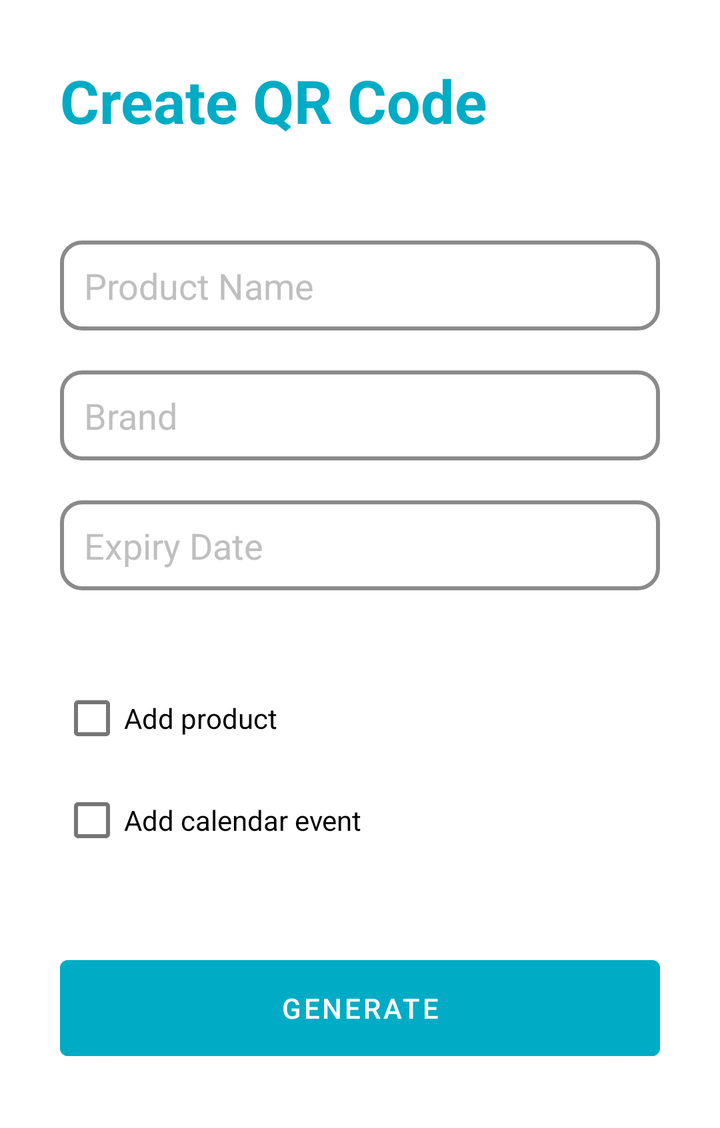
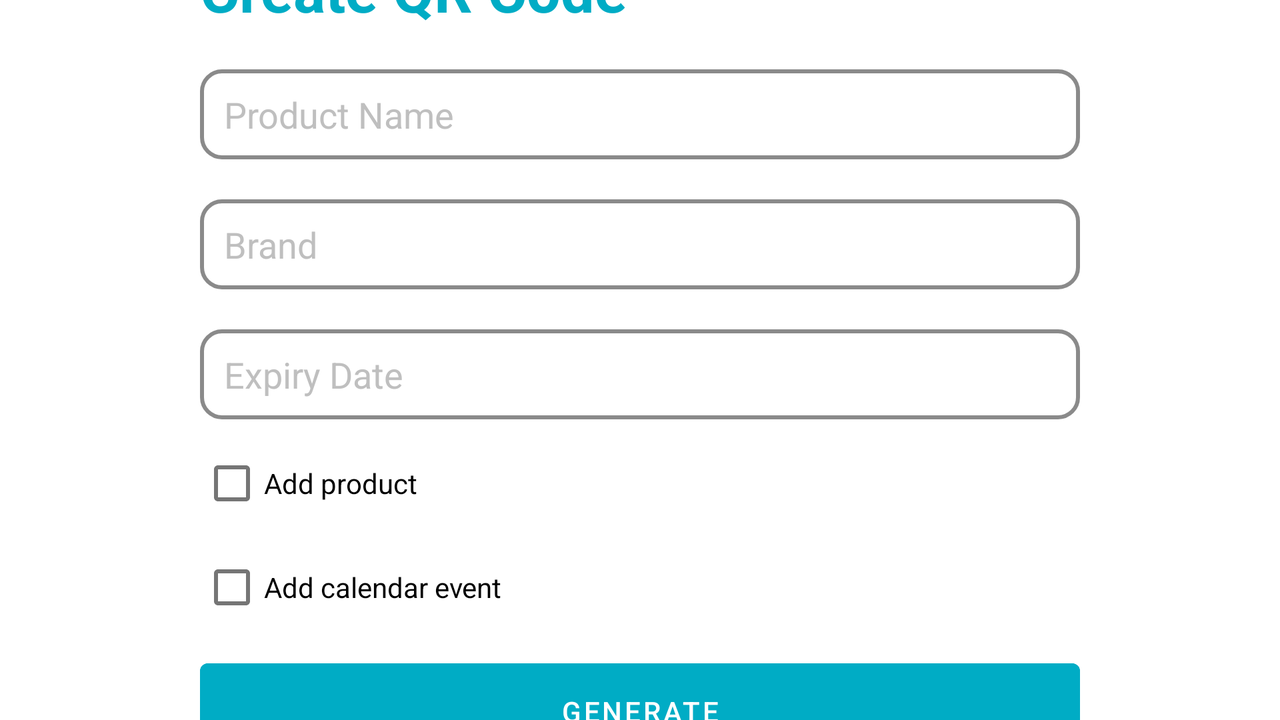

The same Android screen from two of the app's own layout files: first res/layout/ as a phone draws it, then the repository's variant for another configuration, drawn on a device whose configuration selects that folder. Both files follow.
<!-- AndroidManifest.xml: application theme Theme.Mint -->
<!-- res/layout/fragment_create_qr.xml -->
<?xml version="1.0" encoding="utf-8"?>
<ScrollView
    android:layout_height="wrap_content"
    android:layout_width="match_parent"
    android:orientation="vertical"
    android:layout_gravity="center"
    xmlns:android="http://schemas.android.com/apk/res/android">

<LinearLayout
    xmlns:tools="http://schemas.android.com/tools"
    android:layout_width="match_parent"
    android:layout_height="match_parent"
    android:orientation="vertical"
    android:gravity="center"
    tools:context=".qrcode.CreateQRFragment"
    android:padding="30dp">


    <TextView
        android:id="@+id/textViewTitle"
        android:layout_width="match_parent"
        android:layout_height="wrap_content"
        android:text="Create QR Code"
        android:textColor="?attr/colorPrimary"
        android:textSize="30sp"
        android:textStyle="bold" />

    <EditText
        android:id="@+id/editTextProductName"
        android:layout_width="match_parent"
        android:layout_height="45dp"
        android:layout_marginTop="50dp"
        android:background="@drawable/custom_input_white"
        android:drawablePadding="12dp"
        android:ems="10"
        android:hint="Product Name"
        android:inputType="textPersonName"
        android:paddingStart="12dp"
        android:paddingEnd="12dp"
        android:textColor="?attr/colorPrimary"
        android:textColorHint="@color/gray_200" />

    <EditText
        android:id="@+id/editTextProductBrand"
        android:layout_width="match_parent"
        android:layout_height="45dp"
        android:layout_marginTop="20dp"
        android:background="@drawable/custom_input_white"
        android:drawablePadding="12dp"
        android:ems="10"
        android:hint="Brand"
        android:inputType="textPersonName"
        android:paddingStart="12dp"
        android:paddingEnd="12dp"
        android:textColor="?attr/colorPrimary"
        android:textColorHint="@color/gray_200" />

    <EditText
        android:id="@+id/editTextProductDate"
        android:layout_width="match_parent"
        android:layout_height="45dp"
        android:layout_marginTop="20dp"
        android:background="@drawable/custom_input_white"
        android:clickable="true"
        android:drawablePadding="12dp"
        android:ems="10"
        android:focusable="false"
        android:hint="Expiry Date"
        android:inputType="date"
        android:paddingStart="12dp"
        android:paddingEnd="12dp"
        android:textColor="?attr/colorPrimary"
        android:textColorHint="@color/gray_200" />

    <LinearLayout
        android:layout_width="wrap_content"
        android:layout_height="wrap_content"
        android:orientation="vertical"
        android:layout_marginTop="40dp"
        android:layout_gravity="left">
        <CheckBox
            android:id="@+id/checkBox"
            android:layout_width="wrap_content"
            android:layout_height="wrap_content"
            android:text="Add product" />

        <CheckBox
            android:id="@+id/addWithEvent_checkBox"
            android:layout_width="wrap_content"
            android:layout_height="wrap_content"
            android:text="Add calendar event"
            android:layout_marginTop="3dp"/>
    </LinearLayout>

    <Button
        android:id="@+id/btnGenerate"
        android:layout_width="match_parent"
        android:layout_height="60dp"
        android:layout_marginTop="40dp"
        android:backgroundTint="?attr/colorPrimary"
        android:text="GENERATE"
        android:textColor="@color/white" />

</LinearLayout>
</ScrollView>
<!-- resources referenced by this layout -->
<resources>
  <color name="gray_200">#BFBFBF</color>
  <color name="white">#FFFFFFFF</color>
  <!-- drawable custom_input_white (drawable) -->
  <?xml version="1.0" encoding="utf-8"?>
  <selector xmlns:android="http://schemas.android.com/apk/res/android">
  
      <item android:state_enabled="true" android:state_focused="true">
          <shape android:shape="rectangle">
              <solid android:color="@color/white"/>
              <corners android:radius="10dp"/>
              <stroke android:color="@color/mint_200" android:width="2dp"/>
          </shape>
      </item>
  
      <item android:state_enabled="true">
          <shape android:shape="rectangle">
              <solid android:color="@color/white"/>
              <corners android:radius="10dp"/>
              <stroke android:color="@color/gray_500" android:width="2dp"/>
          </shape>
      </item>
  </selector>
  <style name="Theme.Mint" parent="Theme.MaterialComponents.DayNight.NoActionBar">
  
          
          <item name="barelyThereColor">@color/mint_20</item>
          <item name="superLightColor">@color/mint_50</item>
          <item name="lightColor">@color/mint_100</item>
          <item name="colorPrimary">@color/mint_500</item>
          <item name="colorPrimaryVariant">@color/mint_700</item>
          <item name="colorOnPrimary">@color/white</item>
  
          
          <item name="colorSecondary">@color/mint_200</item>
          <item name="colorSecondaryVariant">@color/mint_700</item>
          <item name="colorOnSecondary">@color/black</item>
          
          <item name="android:statusBarColor" tools:targetApi="l">?attr/colorPrimary</item>
          
  
      </style>
  <color name="mint_200">#0097A7</color>
  <color name="gray_500">#8A8A8A</color>
  <color name="mint_20">#FBFFFE</color>
  <color name="mint_50">#F7FEFF</color>
  <color name="mint_100">#F7FEFF</color>
  <color name="mint_500">#00ACC5</color>
  <color name="mint_700">#86B8BD</color>
  <color name="black">#FF000000</color>
</resources>
<!-- res/layout-land/fragment_create_qr.xml (the repository's variant of the layout above) -->
<!-- drawn on the phone turned sideways -->
<?xml version="1.0" encoding="utf-8"?>
<LinearLayout xmlns:android="http://schemas.android.com/apk/res/android"
    xmlns:tools="http://schemas.android.com/tools"
    android:layout_width="match_parent"
    android:layout_height="match_parent"
    android:orientation="vertical"
    android:gravity="center"
    tools:context=".qrcode.CreateQRFragment"
    android:paddingLeft="100dp"
    android:paddingRight="100dp">


    <TextView
        android:id="@+id/textViewTitle"
        android:layout_width="match_parent"
        android:layout_height="wrap_content"
        android:text="Create QR Code"
        android:textColor="?attr/colorPrimary"
        android:textSize="30sp"
        android:textStyle="bold" />

    <EditText
        android:id="@+id/editTextProductName"
        android:layout_width="match_parent"
        android:layout_height="45dp"
        android:layout_marginTop="20dp"
        android:background="@drawable/custom_input_white"
        android:drawablePadding="12dp"
        android:ems="10"
        android:hint="Product Name"
        android:inputType="textPersonName"
        android:paddingStart="12dp"
        android:paddingEnd="12dp"
        android:textColor="?attr/colorPrimary"
        android:textColorHint="@color/gray_200" />

    <EditText
        android:id="@+id/editTextProductBrand"
        android:layout_width="match_parent"
        android:layout_height="45dp"
        android:layout_marginTop="20dp"
        android:background="@drawable/custom_input_white"
        android:drawablePadding="12dp"
        android:ems="10"
        android:hint="Brand"
        android:inputType="textPersonName"
        android:paddingStart="12dp"
        android:paddingEnd="12dp"
        android:textColor="?attr/colorPrimary"
        android:textColorHint="@color/gray_200" />

    <EditText
        android:id="@+id/editTextProductDate"
        android:layout_width="match_parent"
        android:layout_height="45dp"
        android:layout_marginTop="20dp"
        android:background="@drawable/custom_input_white"
        android:clickable="true"
        android:drawablePadding="12dp"
        android:ems="10"
        android:focusable="false"
        android:hint="Expiry Date"
        android:inputType="date"
        android:paddingStart="12dp"
        android:paddingEnd="12dp"
        android:textColor="?attr/colorPrimary"
        android:textColorHint="@color/gray_200" />

    <LinearLayout
        android:layout_width="wrap_content"
        android:layout_height="wrap_content"
        android:orientation="vertical"
        android:layout_gravity="left">
        <CheckBox
            android:id="@+id/checkBox"
            android:layout_width="wrap_content"
            android:layout_height="wrap_content"
            android:text="Add product"
            android:layout_marginTop="8dp"/>

        <CheckBox
            android:id="@+id/addWithEvent_checkBox"
            android:layout_width="wrap_content"
            android:layout_height="wrap_content"
            android:text="Add calendar event"
            android:layout_marginTop="4dp"/>
    </LinearLayout>

    <Button
        android:id="@+id/btnGenerate"
        android:layout_width="match_parent"
        android:layout_height="60dp"
        android:layout_marginTop="8dp"
        android:backgroundTint="?attr/colorPrimary"
        android:text="GENERATE"
        android:textColor="@color/white" />

</LinearLayout>
